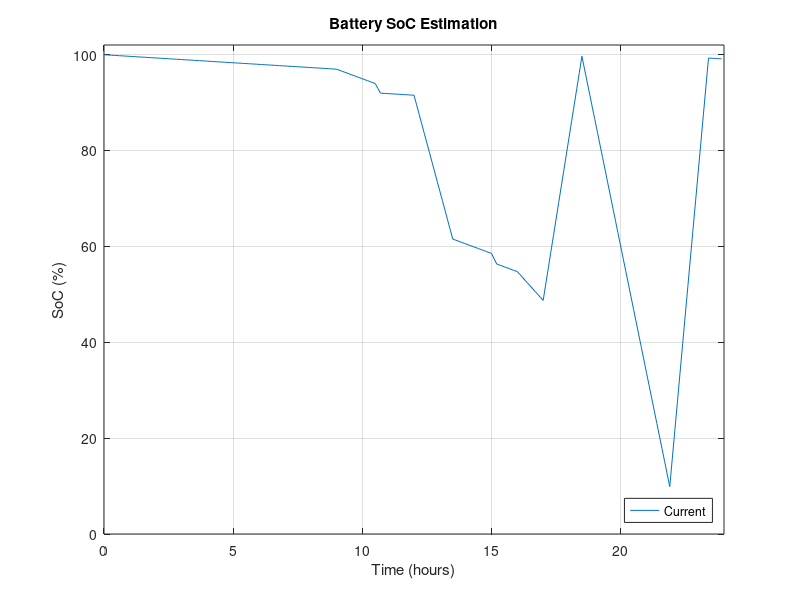
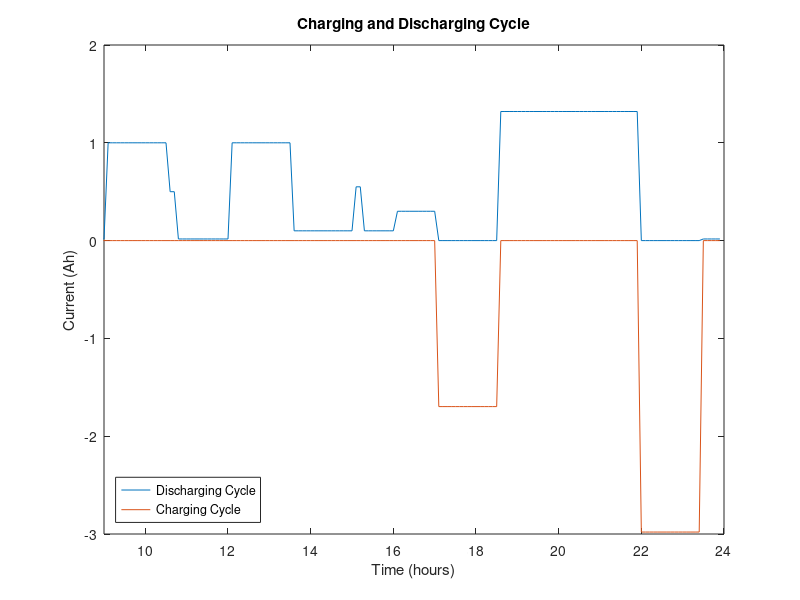

Reproduce these figures in MATLAB, in order.
% Battery SOC Estimation: Discharging, Charging, and Idle Scenario
clc; clear; close all;

%% Simulation parameters
tf = 24; % Total simulation time in hours
dt = 1/10; % Accelerated time step (0.1)
Ntf = floor(tf/dt); % Number of simulation steps
t = 0; % Initial time in hour

%% Battery parameters
Qn = 5; % Battery capacity in Ah
soc = 1; % Initial SoC (100%)
i_dl = 0.0167; % Idle current consumption in A
i = 0; % Initial current consumption in A

%% Initialization
tt = zeros(1,Ntf); % Time vector 
soc_t = zeros(1,Ntf); % SoC vector
i_c = zeros(1,Ntf); % Current charging vector
i_d = zeros(1,Ntf); % Current discharging vector
tk = 1; % Indexing array

%% Numerical integration (Euler) using a while loop
while (t < tf)
    if t <= 9 
        i = i_dl; % Idle scenario (0 - 9am)
        i_d(tk) = i;
    elseif t > 9 && t <= 10.5
        i = 0.1; % Standby scenario (9 - 10:30am)
        i_d(tk) = 1;
    elseif t > 10.5 && t <= 10.75
        i = 0.5; % Tea break (10:30 - 10:45am)
        i_d(tk) = i;
    elseif t > 10.75 && t <= 12
        i = i_dl; % Idle scenario
        i_d(tk) = i;
    elseif t > 12 && t <= 13.5
        i = 1.0; % Lunch break (12 - 1:30pm)
        i_d(tk) = i;
    elseif t > 13.5 && t <= 15
        i = 0.1; % Standby mode (1:30 - 3pm)
        i_d(tk) = i;
    elseif t > 15 && t <= 15.25
        i = 0.55; % Short break (3 - 3:15pm)
        i_d(tk) = i;
    elseif t > 15.25 && t <= 16 
        i = 0.1; % Standby mode (3:15 - 4pm)
        i_d(tk) = i;
    elseif t > 16 && t <= 17 
        i = 0.3; % Bus station and Surfing Internet (4 - 5:00pm)
        i_d(tk) = i;
    elseif t > 17 && t <= 18.5
        i = -1.6973; % Charging Mode (5 - 6:30pm)
        i_c(tk) = i;
    elseif t > 18.5 && t <= 22
        i = 1.32; % Discharging mode (6:30 - 10pm)
        i_d(tk) = i;
    elseif t > 22 && t <= 23.5   
        i = -2.98; % Charging (10 - 11:30pm)
        i_c(tk) = i;
    else
        i = i_dl; % Idle mode (11:30 - 12am)
        i_d(tk) = i;
    end

    % Euler integration
    % deltaQ = i * dt; % Current consumption
    % soc = soc - deltaQ/Qn; % Discharging scenario
    soc = soc - (i * dt)/Qn; % Discharging scenario

    % Fill the array
    soc_t(tk) = soc;
    tt(tk) = t;

    % Increment
    t = t + dt;
    tk = tk + 1;
end

%% Plot Figure
figure;
plot(tt,soc_t*100)
xlabel('Time (hours)');
ylabel('SoC (%)');
title('Battery SoC Estimation');
xlim([0 tf])
ylim([0 102])
legend('Current','Location','southeast');
grid on;

figure;
plot(tt,i_d, tt, i_c);
xlim([9 tf])
xlabel('Time (hours)');
ylabel('Current (Ah)');
title('Charging and Discharging Cycle');
legend('Discharging Cycle','Charging Cycle','Location','southwest');